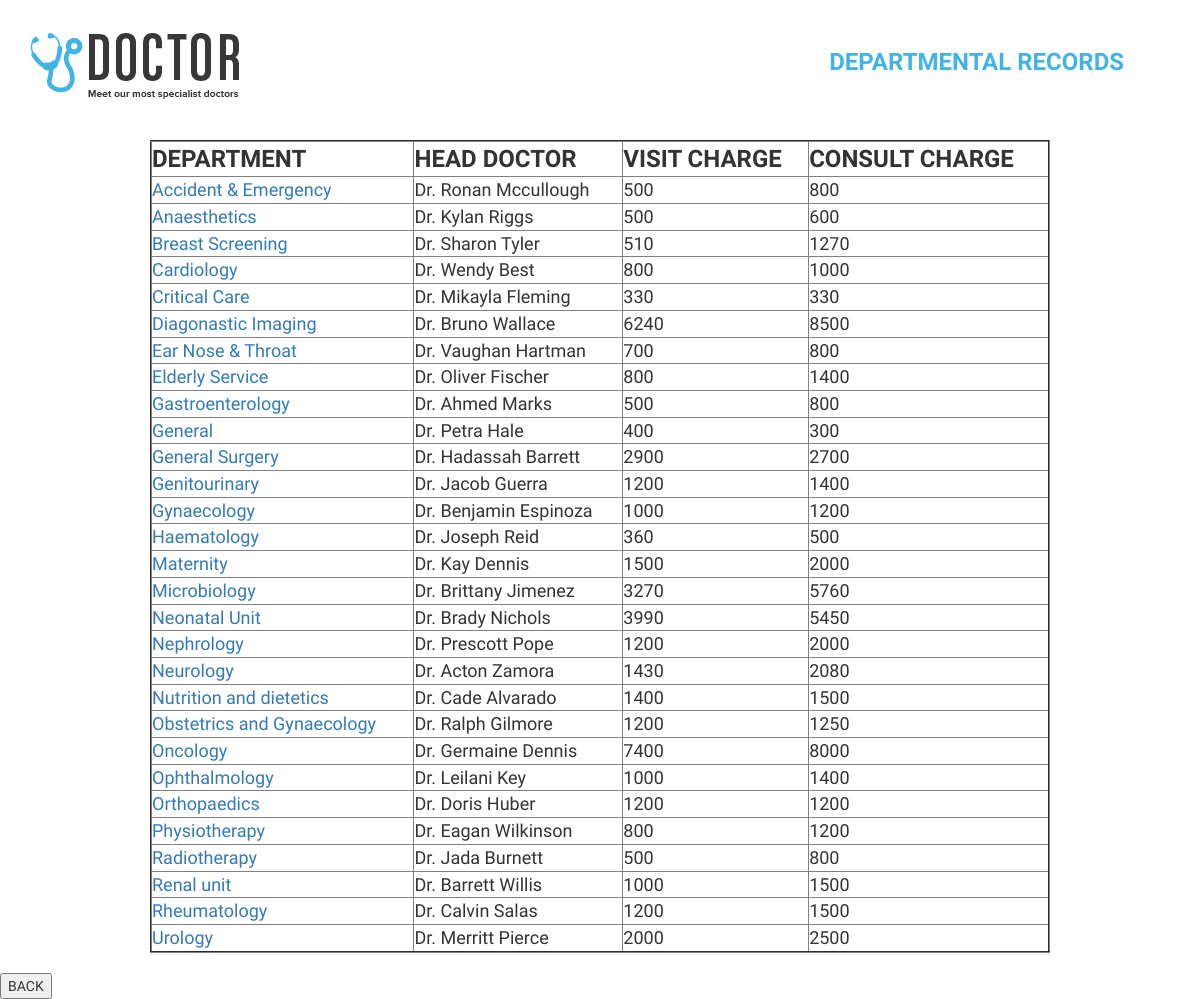
The app's page /view_dept.php with its own data.
### tables this page shows
CREATE TABLE `department` (
  `dept_id` int(3) NOT NULL,
  `dept_name` varchar(30) NOT NULL,
  `dept_head` int(4) DEFAULT NULL,
  `staff_head` int(4) DEFAULT NULL,
  `d_visit_charge` int(5) DEFAULT NULL,
  `d_consult_charge` int(5) DEFAULT NULL
);

CREATE TABLE `doctor` (
  `d_id` int(4) NOT NULL,
  `d_name` varchar(30) NOT NULL,
  `d_gender` varchar(10) NOT NULL,
  `d_dob` date NOT NULL,
  `d_addr` varchar(100) NOT NULL,
  `d_phone` bigint(15) NOT NULL,
  `d_license` varchar(30) NOT NULL,
  `d_qual` varchar(30) NOT NULL,
  `d_type` varchar(10) NOT NULL,
  `d_dept` int(3) DEFAULT NULL
);

### view_dept.php (the view, shortened to what this page needs)
<!DOCTYPE html>
<html lang="en">
<head>
	<link rel="stylesheet" href="css/font-awesome.min.css">
	<link rel="stylesheet" href="css/bootstrap.min.css">
	<link rel="stylesheet" href="css/style.css">
</head>
<body>
	<header class="top-header">
		<div class="container">
			<div class="row">
				<div class="col-xs-5 header-logo">
					<br>
					<a href="index.html"><img src="img/logo.png" alt="" class="img-responsive logo"></a>
				</div>
				<div class="col-md-7">
					<nav class="navbar navbar-default">
					  <div class="container-fluid nav-bar">
					    <div class="collapse navbar-collapse" id="bs-example-navbar-collapse-1">
					      <ul class="nav navbar-nav navbar-right">
					        <li><a class="menu active" href="insert_main.php">Departmental Records</a></li>
							</ul>
					    </div>
					  </div>
					</nav>
				</div>
			</div>
		</div>
	</header>
<?php
$conn = new mysqli("localhost", "root", "","nurhome");
if ($conn->connect_error)
{
	echo '<font size="4">Connection failed: ' . $conn->connect_error .'</font>';
}
else
{
	$run = $conn->query("SELECT `dept_name`, `doctor`.`d_name`, `d_visit_charge`, `d_consult_charge`,dept_id FROM `department` left join `doctor` on `department`.`dept_head`=`doctor`.`d_id` order by `dept_name`");
	if($run->num_rows > 0)
	{
?>
<br><br><br>
<br><br><br>
<br>
<table border="2" width="900" align="center" bgcolor=lightblue>
<tr>
<th><font size=5> DEPARTMENT </th>
<th><font size=5> HEAD DOCTOR </th>
<th><font size=5> VISIT CHARGE</th>
<th><font size=5> CONSULT CHARGE </th>
</tr>
<?php
		while($row = $run->fetch_array())
		{
			$department = $row[0];
			$name = $row[1];
			$gender = $row[2];
			$qual = $row[3];
			echo	"<tr>
						<td><font size=4><a href='getdept.php?q=".$row[4]."'>$department</a></td>
						<td><font size=4>$name</td>
						<td><font size=4>$gender</td>
						<td><font size=4>$qual</td>
					</tr>";
		}
	}
	else
	{
		echo '<font size="4">No Rows To Display</font>';
	}
}
?>
</table>
<form action="index.php" method="get">
	<br /><input type="submit" name="back" value="BACK"/>
</form>
</body>
</html>

### css/style.css (style rules this page uses)
body { margin: 0; padding: 0; font-family: 'BenchNine', sans-serif; }
li { list-style: none; }
a:hover, a:visited, a { text-decoration: none; }
.top-header { background: #fff !important; position: fixed; width: 100%; z-index: 99999; }
.top-header img.logo { margin-bottom: 25px; margin-top: -15px; transition: all .5s ease 0s; -webkit-transition: all .5s ease 0s; -moz-transition: all .5s ease 0s; -o-transition: all .5s ease 0s; -ms-transition: all .5s ease 0s; }
.navbar-default { background-color: transparent; border-color: transparent; margin-bottom: 0; margin-top: 8px; transition: all .5s ease 0s; -webkit-transition: all .5s ease 0s; -moz-transition: all .5s ease 0s; -o-transition: all .5s ease 0s; -ms-transition: all .5s ease 0s; }
.nav-bar { margin-top: 29px; }
ul.nav { margin: 0; padding: 0; }
.navbar-default .navbar-nav>li>a { font-size: 24px; color: #737373; text-transform: uppercase; transition: all .7s ease 0s; -webkit-transition: all .7s ease 0s; -moz-transition: all .7s ease 0s; -o-transition: all .7s ease 0s; -ms-transition: all .7s ease 0s; padding: 14px 15px; font-weight: bold; }
li a.active { color: #42b3e5 !important; }
html, body, .carousel, .carousel-inner, .carousel-inner .item { height: 100%; }

### records on screen
department: dept_name "Accident & Emergency", dept_head.d_name "Dr. Ronan Mccullough", d_visit_charge "500", d_consult_charge "800"
department: dept_name "Anaesthetics", dept_head.d_name "Dr. Kylan Riggs", d_visit_charge "500", d_consult_charge "600"
department: dept_name "Breast Screening", dept_head.d_name "Dr. Sharon Tyler", d_visit_charge "510", d_consult_charge "1270"
department: dept_name "Cardiology", dept_head.d_name "Dr. Wendy Best", d_visit_charge "800", d_consult_charge "1000"
department: dept_name "Critical Care", dept_head.d_name "Dr. Mikayla Fleming", d_visit_charge "330", d_consult_charge "330"
department: dept_name "Diagonastic Imaging", dept_head.d_name "Dr. Bruno Wallace", d_visit_charge "6240", d_consult_charge "8500"
department: dept_name "Ear Nose & Throat", dept_head.d_name "Dr. Vaughan Hartman", d_visit_charge "700", d_consult_charge "800"
department: dept_name "Elderly Service", dept_head.d_name "Dr. Oliver Fischer", d_visit_charge "800", d_consult_charge "1400"
department: dept_name "Gastroenterology", dept_head.d_name "Dr. Ahmed Marks", d_visit_charge "500", d_consult_charge "800"
department: dept_name "General", dept_head.d_name "Dr. Petra Hale", d_visit_charge "400", d_consult_charge "300"
department: dept_name "General Surgery", dept_head.d_name "Dr. Hadassah Barrett", d_visit_charge "2900", d_consult_charge "2700"
department: dept_name "Genitourinary", dept_head.d_name "Dr. Jacob Guerra", d_visit_charge "1200", d_consult_charge "1400"
department: dept_name "Gynaecology", dept_head.d_name "Dr. Benjamin Espinoza", d_visit_charge "1000", d_consult_charge "1200"
department: dept_name "Haematology", dept_head.d_name "Dr. Joseph Reid", d_visit_charge "360", d_consult_charge "500"
department: dept_name "Maternity", dept_head.d_name "Dr. Kay Dennis", d_visit_charge "1500", d_consult_charge "2000"
department: dept_name "Microbiology", dept_head.d_name "Dr. Brittany Jimenez", d_visit_charge "3270", d_consult_charge "5760"
department: dept_name "Neonatal Unit", dept_head.d_name "Dr. Brady Nichols", d_visit_charge "3990", d_consult_charge "5450"
department: dept_name "Nephrology", dept_head.d_name "Dr. Prescott Pope", d_visit_charge "1200", d_consult_charge "2000"
department: dept_name "Neurology", dept_head.d_name "Dr. Acton Zamora", d_visit_charge "1430", d_consult_charge "2080"
department: dept_name "Nutrition and dietetics", dept_head.d_name "Dr. Cade Alvarado", d_visit_charge "1400", d_consult_charge "1500"
department: dept_name "Obstetrics and Gynaecology", dept_head.d_name "Dr. Ralph Gilmore", d_visit_charge "1200", d_consult_charge "1250"
department: dept_name "Oncology", dept_head.d_name "Dr. Germaine Dennis", d_visit_charge "7400", d_consult_charge "8000"
department: dept_name "Ophthalmology", dept_head.d_name "Dr. Leilani Key", d_visit_charge "1000", d_consult_charge "1400"
department: dept_name "Orthopaedics", dept_head.d_name "Dr. Doris Huber", d_visit_charge "1200", d_consult_charge "1200"
department: dept_name "Physiotherapy", dept_head.d_name "Dr. Eagan Wilkinson", d_visit_charge "800", d_consult_charge "1200"
department: dept_name "Radiotherapy", dept_head.d_name "Dr. Jada Burnett", d_visit_charge "500", d_consult_charge "800"
department: dept_name "Renal unit", dept_head.d_name "Dr. Barrett Willis", d_visit_charge "1000", d_consult_charge "1500"
department: dept_name "Rheumatology", dept_head.d_name "Dr. Calvin Salas", d_visit_charge "1200", d_consult_charge "1500"
department: dept_name "Urology", dept_head.d_name "Dr. Merritt Pierce", d_visit_charge "2000", d_consult_charge "2500"
